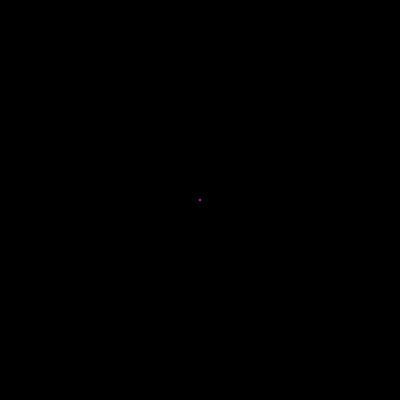
Frame 1 (no input)
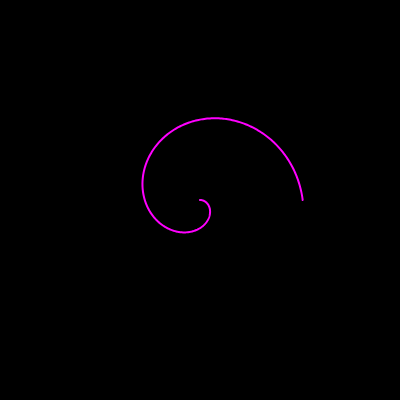
Frame 60 (no input)
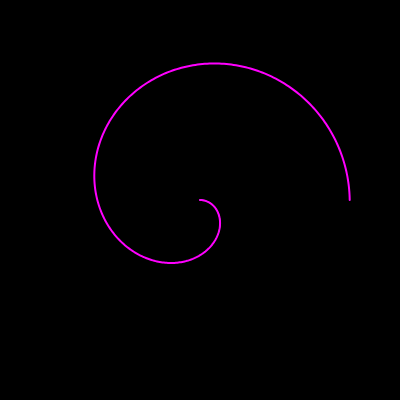
Frame 120 (the mouse pressed at the canvas centre since frame 60)

The p5.js sketch that drew these frames (run headless with seeded random() and noise() and a simulated clock; from frame 60 on, the mouse is pressed at the canvas centre):

// p5.js sketch
// ── sketch.js
let n = 0;
let d = 0;
let dSlider;
let num = 0;
let slower = 5;

function setup() {
    createCanvas(400, 400);
    angleMode(DEGREES);
}

function draw() {
    background(0);
    translate(width / 2, height / 2);
    stroke(255);

    noFill();
    beginShape();
    strokeWeight(1);
    for (let i = 0; i < 361; i++) {
        let k = i * d;
        let r = 150 * sin(n * k);
        let x = r * cos(k);
        let y = r * sin(k);
        vertex(x, y);
    }
    endShape();


    noFill();
    stroke(255, 0, 255, 255);
    strokeWeight(2);
    beginShape();
    for (let i = 0; i < 361; i++) {
        let k = i;
        let r = 150 * sin(n * k);
        let x = r * cos(k);
        let y = r * sin(k);
        vertex(x, y);
    }
    endShape();
    if (num % slower == 0) {
        n += 0.01;
        d += 0.01;
    }
    num++;
}
